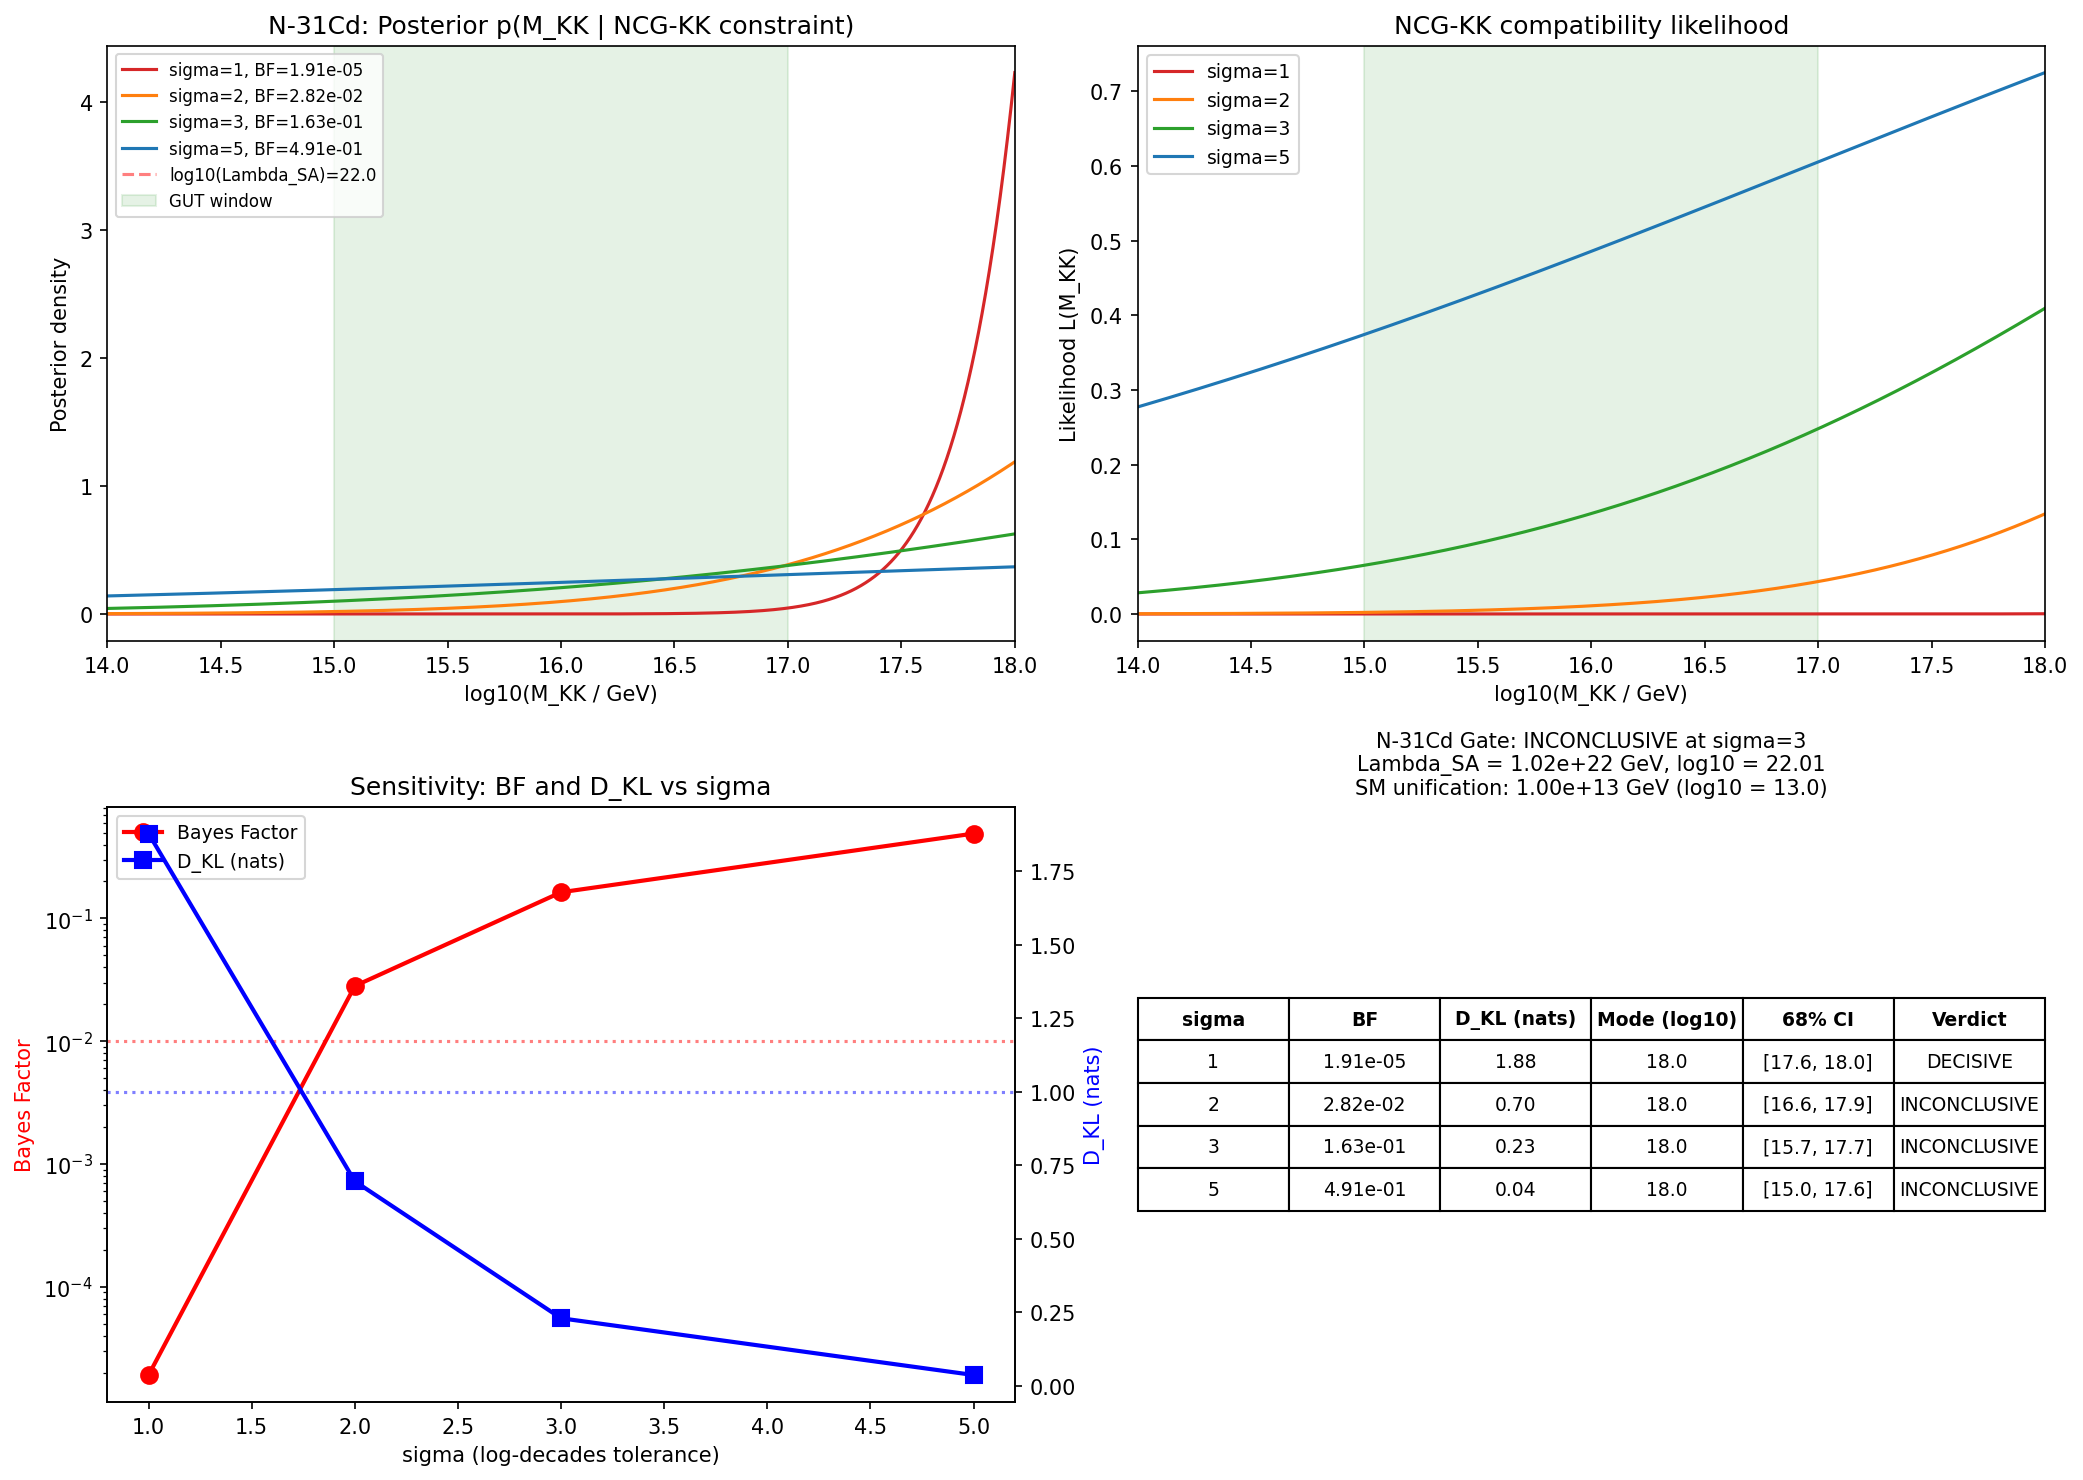

Source code (Python):
"""
N-31Cd: Bayesian NCG-KK Scale Tension Assessment
Session 31Ca -- Baptista agent

Quantifies the information-theoretic content of the B-31nck FAIL verdict
(Lambda_SA / M_KK = 10^6 at tau=0.21) using Bayesian methodology.

Log-uniform prior on M_KK in [10^14, 10^18] GeV.
Likelihood: L(M_KK) = exp(-(log10(Lambda_SA/M_KK))^2 / (2*sigma^2))
Posterior, Bayes factor, KL divergence computed analytically.
Sensitivity over sigma in {1, 2, 3, 5}.

Gate N-31Cd-G: INFORMATIVE if D_KL > 1 nat, DECISIVE if BF < 0.01.

Input: s31Ba_nck_tau021.npz, s30b_rge_running.npz
Output: s31Cd_bayesian_ncgkk.{npz,png}
"""

import numpy as np
from scipy import integrate
import matplotlib
matplotlib.use('Agg')
import matplotlib.pyplot as plt

# ── Load input data ──
nck = np.load('computations/session-31/s31Ba_nck_tau021.npz', allow_pickle=True)
rge = np.load('computations/session-30/s30b_rge_running.npz', allow_pickle=True)

Lambda_SA = float(nck['Lambda_SA'])  # ~1.02e22 GeV at tau=0.21
tau_val = float(nck['tau'])
ratio_at_ref = float(nck['ratio'])  # Lambda_SA / M_KK_ref

# SM parameters for cross-check
alpha_1_inv_MZ = 59.0
alpha_2_inv_MZ = 29.6
b_1 = 41.0 / 10.0
b_2 = -19.0 / 6.0

print(f"Lambda_SA at tau={tau_val}: {Lambda_SA:.4e} GeV")
print(f"Lambda_SA / M_KK_ref(1e16): {ratio_at_ref:.4e}")

# ── Prior definition ──
log10_MKK_min = 14.0
log10_MKK_max = 18.0
log10_range = log10_MKK_max - log10_MKK_min  # 4 decades

log10_Lambda_SA = np.log10(Lambda_SA)
print(f"log10(Lambda_SA) = {log10_Lambda_SA:.4f}")

# The log-ratio at any M_KK:
# log10(Lambda_SA / M_KK) = log10(Lambda_SA) - log10(M_KK)
# At M_KK = 10^16: log10 ratio = 22.009 - 16 = 6.009

# ── Integration grid in log10(M_KK) ──
N_grid = 10000  # (local)
log10_MKK = np.linspace(log10_MKK_min, log10_MKK_max, N_grid)
d_log10 = log10_MKK[1] - log10_MKK[0]

# Prior: uniform in log10(M_KK) => p(log10_MKK) = 1/log10_range
prior = np.ones(N_grid) / log10_range

# ── Sensitivity sweep over sigma ──
sigmas = np.array([1.0, 2.0, 3.0, 5.0])

results = {}
for sigma in sigmas:
    # Log-ratio for each M_KK value
    log_ratio = log10_Lambda_SA - log10_MKK  # log10(Lambda_SA/M_KK)

    # Likelihood: L(M_KK) = exp(-log_ratio^2 / (2*sigma^2))
    chi2 = log_ratio**2 / sigma**2
    likelihood = np.exp(-chi2 / 2.0)

    # Unnormalized posterior
    posterior_unnorm = likelihood * prior

    # Evidence (marginal likelihood) = integral of L * prior
    evidence = np.trapezoid(posterior_unnorm, log10_MKK)

    # Normalized posterior
    posterior = posterior_unnorm / evidence if evidence > 0 else posterior_unnorm

    # Posterior mode
    mode_idx = np.argmax(posterior)
    mode_log10 = log10_MKK[mode_idx]

    # Credible intervals (68% and 95%)
    cumulative = np.cumsum(posterior) * d_log10
    cumulative /= cumulative[-1]

    ci68_lo = log10_MKK[np.searchsorted(cumulative, 0.16)]
    ci68_hi = log10_MKK[np.searchsorted(cumulative, 0.84)]
    ci95_lo = log10_MKK[np.searchsorted(cumulative, 0.025)]
    ci95_hi = log10_MKK[np.searchsorted(cumulative, 0.975)]

    # Bayes Factor: evidence for compatibility vs incompatibility
    # Under H0 (compatible): likelihood ~ 1 (ratio ~ 1, log_ratio ~ 0)
    # Under H1 (random): prior alone = uniform
    # BF = evidence / (1/range) = evidence * range... but more precisely:
    # BF = P(data | compatible) / P(data | incompatible)
    # P(data | compatible) = evidence (integral of L * prior)
    # P(data | incompatible) = 1 (always "predicts" the data with flat likelihood)
    # So BF = evidence / (1) ... but we need to be careful.
    #
    # The CORRECT Bayes factor is:
    # H_compatible: log_ratio ~ Normal(0, sigma)  => L as defined
    # H_incompatible: M_KK uniform on prior (no constraint from NCG)
    # BF = integral[L(M_KK) * prior(M_KK)] d(M_KK) / integral[1 * prior(M_KK)] d(M_KK)
    #    = evidence / 1 = evidence
    # Since prior is normalized, integral of prior = 1.
    # And under H_incompatible, the "likelihood" is 1 everywhere.
    BF = evidence  # P(data | H_compatible) / P(data | H_incompatible)

    # KL divergence: D_KL(posterior || prior)
    # = integral posterior * log(posterior / prior) d(log10_MKK)
    mask = posterior > 1e-300  # avoid log(0)
    kl_integrand = np.zeros(N_grid)
    kl_integrand[mask] = posterior[mask] * np.log(posterior[mask] / prior[mask])
    D_KL = np.trapezoid(kl_integrand, log10_MKK)

    # Store
    key = f"sigma_{sigma:.0f}"
    results[key] = {
        'sigma': sigma,
        'evidence': evidence,
        'BF': BF,
        'D_KL': D_KL,
        'mode_log10_MKK': mode_log10,
        'ci68': (ci68_lo, ci68_hi),
        'ci95': (ci95_lo, ci95_hi),
        'posterior': posterior,
        'likelihood': likelihood,
    }

    print(f"\n--- sigma = {sigma:.0f} ---")
    print(f"  Evidence (BF): {BF:.6e}")
    print(f"  D_KL: {D_KL:.4f} nats")
    print(f"  Posterior mode: log10(M_KK) = {mode_log10:.2f} ({10**mode_log10:.2e} GeV)")
    print(f"  68% CI: [{ci68_lo:.2f}, {ci68_hi:.2f}]")
    print(f"  95% CI: [{ci95_lo:.2f}, {ci95_hi:.2f}]")
    print(f"  Mode in GUT window [15,17]? {'YES' if 15 <= mode_log10 <= 17 else 'NO'}")

# ── RGE cross-check ──
# At what M_KK do gauge couplings unify?
# alpha_i^{-1}(M) = alpha_i^{-1}(M_Z) - b_i/(2*pi) * ln(M/M_Z)
# Unification: alpha_1(M_U) = alpha_2(M_U)
# => alpha_1^{-1}(M_Z) - b_1/(2*pi)*ln(M_U/M_Z) = alpha_2^{-1}(M_Z) - b_2/(2*pi)*ln(M_U/M_Z)
# => (b_2 - b_1)/(2*pi) * ln(M_U/M_Z) = alpha_2^{-1}(M_Z) - alpha_1^{-1}(M_Z)
M_Z = 91.2  # GeV
delta_alpha_inv = alpha_2_inv_MZ - alpha_1_inv_MZ  # 29.6 - 59.0 = -29.4
delta_b = b_2 - b_1  # -19/6 - 41/10 = -3.167 - 4.1 = -7.267
ln_MU_MZ = delta_alpha_inv / (delta_b / (2 * np.pi))
log10_M_unif = np.log10(M_Z) + ln_MU_MZ / np.log(10)
M_unif = 10**log10_M_unif

print(f"\n=== RGE Cross-Check ===")
print(f"  SM unification scale: {M_unif:.4e} GeV (log10 = {log10_M_unif:.2f})")
print(f"  Lambda_SA / M_unif = {Lambda_SA / M_unif:.4e}")
print(f"  log10(Lambda_SA / M_unif) = {log10_Lambda_SA - log10_M_unif:.2f}")

# ── Gate classification ──
sigma_ref = 3.0  # reference sigma
r = results[f"sigma_{sigma_ref:.0f}"]
is_informative = r['D_KL'] > 1.0
is_decisive = r['BF'] < 0.01
mode_in_gut = 15.0 <= r['mode_log10_MKK'] <= 17.0

print(f"\n=== GATE N-31Cd-G ===")
print(f"  D_KL = {r['D_KL']:.4f} nats (threshold: 1.0)")
print(f"  BF = {r['BF']:.6e} (threshold: 0.01)")
print(f"  Mode at log10(M_KK) = {r['mode_log10_MKK']:.2f}")
if is_decisive:
    verdict = "DECISIVE"
    print(f"  VERDICT: DECISIVE -- BF = {r['BF']:.2e} < 0.01, strong evidence for NCG-KK incompatibility")
elif is_informative:
    verdict = "INFORMATIVE"
    print(f"  VERDICT: INFORMATIVE -- D_KL = {r['D_KL']:.2f} > 1 nat, B-31nck carries significant information")
else:
    verdict = "INCONCLUSIVE"
    print(f"  VERDICT: INCONCLUSIVE -- D_KL = {r['D_KL']:.2f} < 1 nat")

if not mode_in_gut:
    print(f"  NOTE: Posterior mode ({r['mode_log10_MKK']:.2f}) OUTSIDE standard GUT window [15, 17]")

# ── Save results ──
save_dict = {
    'Lambda_SA': Lambda_SA,
    'tau': tau_val,
    'log10_Lambda_SA': log10_Lambda_SA,
    'log10_MKK': log10_MKK,
    'prior': prior,
    'sigmas': sigmas,
    'verdict': verdict,
    'log10_M_unif': log10_M_unif,
    'M_unif': M_unif,
}

for sigma in sigmas:
    key = f"sigma_{sigma:.0f}"
    r = results[key]
    save_dict[f'posterior_{key}'] = r['posterior']
    save_dict[f'likelihood_{key}'] = r['likelihood']
    save_dict[f'BF_{key}'] = r['BF']
    save_dict[f'D_KL_{key}'] = r['D_KL']
    save_dict[f'mode_{key}'] = r['mode_log10_MKK']
    save_dict[f'ci68_{key}'] = np.array(r['ci68'])
    save_dict[f'ci95_{key}'] = np.array(r['ci95'])

np.savez('computations/session-31/s31Cd_bayesian_ncgkk.npz', **save_dict)
print("\nSaved: computations/session-31/s31Cd_bayesian_ncgkk.npz")

# ── Plot ──
fig, axes = plt.subplots(2, 2, figsize=(14, 10))

# Panel 1: Posterior for all sigma values
ax = axes[0, 0]
colors = ['#d62728', '#ff7f0e', '#2ca02c', '#1f77b4']
for i, sigma in enumerate(sigmas):
    key = f"sigma_{sigma:.0f}"
    r = results[key]
    ax.plot(log10_MKK, r['posterior'], color=colors[i], linewidth=1.5,
            label=f'sigma={sigma:.0f}, BF={r["BF"]:.2e}')
ax.axvline(log10_Lambda_SA, color='red', linestyle='--', alpha=0.5, label=f'log10(Lambda_SA)={log10_Lambda_SA:.1f}')
ax.axvspan(15, 17, alpha=0.1, color='green', label='GUT window')
ax.set_xlabel('log10(M_KK / GeV)')
ax.set_ylabel('Posterior density')
ax.set_title('N-31Cd: Posterior p(M_KK | NCG-KK constraint)')
ax.legend(fontsize=8)
ax.set_xlim(log10_MKK_min, log10_MKK_max)

# Panel 2: Likelihood
ax = axes[0, 1]
for i, sigma in enumerate(sigmas):
    key = f"sigma_{sigma:.0f}"
    r = results[key]
    ax.plot(log10_MKK, r['likelihood'], color=colors[i], linewidth=1.5,
            label=f'sigma={sigma:.0f}')
ax.axvline(log10_Lambda_SA, color='red', linestyle='--', alpha=0.5)
ax.axvspan(15, 17, alpha=0.1, color='green')
ax.set_xlabel('log10(M_KK / GeV)')
ax.set_ylabel('Likelihood L(M_KK)')
ax.set_title('NCG-KK compatibility likelihood')
ax.legend(fontsize=9)
ax.set_xlim(log10_MKK_min, log10_MKK_max)

# Panel 3: BF and D_KL vs sigma
ax = axes[1, 0]
bfs = [results[f"sigma_{s:.0f}"]['BF'] for s in sigmas]
dkls = [results[f"sigma_{s:.0f}"]['D_KL'] for s in sigmas]
ax2 = ax.twinx()
l1 = ax.semilogy(sigmas, bfs, 'ro-', markersize=8, linewidth=2, label='Bayes Factor')
ax.axhline(0.01, color='red', linestyle=':', alpha=0.5, label='BF=0.01 (decisive)')
l2 = ax2.plot(sigmas, dkls, 'bs-', markersize=8, linewidth=2, label='D_KL (nats)')
ax2.axhline(1.0, color='blue', linestyle=':', alpha=0.5, label='D_KL=1 (informative)')
ax.set_xlabel('sigma (log-decades tolerance)')
ax.set_ylabel('Bayes Factor', color='red')
ax2.set_ylabel('D_KL (nats)', color='blue')
ax.set_title('Sensitivity: BF and D_KL vs sigma')
lines = l1 + l2
labels = [l.get_label() for l in lines]
ax.legend(lines, labels, fontsize=9)

# Panel 4: Summary table
ax = axes[1, 1]
ax.axis('off')
table_data = [['sigma', 'BF', 'D_KL (nats)', 'Mode (log10)', '68% CI', 'Verdict']]
for sigma in sigmas:
    key = f"sigma_{sigma:.0f}"
    r = results[key]
    bf_str = f"{r['BF']:.2e}"
    dkl_str = f"{r['D_KL']:.2f}"
    mode_str = f"{r['mode_log10_MKK']:.1f}"
    ci_str = f"[{r['ci68'][0]:.1f}, {r['ci68'][1]:.1f}]"
    if r['BF'] < 0.01:
        verd = "DECISIVE"
    elif r['D_KL'] > 1:
        verd = "INFORMATIVE"
    else:
        verd = "INCONCLUSIVE"
    table_data.append([f"{sigma:.0f}", bf_str, dkl_str, mode_str, ci_str, verd])

table = ax.table(cellText=table_data, loc='center', cellLoc='center')
table.auto_set_font_size(False)
table.set_fontsize(9)
table.scale(1.0, 1.5)
# Header row bold
for j in range(len(table_data[0])):
    table[0, j].set_text_props(fontweight='bold')
ax.set_title(f'N-31Cd Gate: {verdict} at sigma=3\n'
             f'Lambda_SA = {Lambda_SA:.2e} GeV, log10 = {log10_Lambda_SA:.2f}\n'
             f'SM unification: {M_unif:.2e} GeV (log10 = {log10_M_unif:.1f})',
             fontsize=10)

plt.tight_layout()
plt.savefig('computations/session-31/s31Cd_bayesian_ncgkk.png', dpi=150, bbox_inches='tight')
print("Saved: computations/session-31/s31Cd_bayesian_ncgkk.png")

print("\n=== COMPUTATION COMPLETE ===")
print(f"Gate N-31Cd-G: {verdict}")
print(f"  sigma=3 reference: BF = {results['sigma_3']['BF']:.6e}, D_KL = {results['sigma_3']['D_KL']:.4f} nats")
print(f"  Posterior mode: log10(M_KK) = {results['sigma_3']['mode_log10_MKK']:.2f}")
